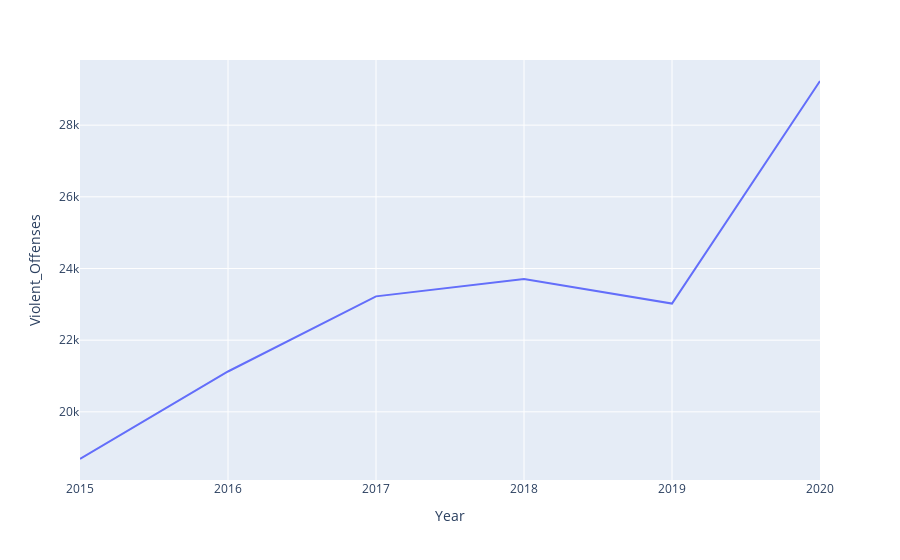

Notebook cell for this chart:
### Code cell
# Violent crimes harris county over 5 years
fig = px.line(harris_df, x="Year" , y="Violent_Offenses")
fig.show()

### Figure 1 — Plotly figure (JSON) as saved in the notebook; plotly's stock layout.template omitted (floating-point values rounded to 4 significant figures)
{"data": [{"hovertemplate": "Year=%{x}<br>Violent_Offenses=%{y}<extra></extra>", "legendgroup": "", "line": {"color": "#636efa", "dash": "solid"}, "marker": {"symbol": "circle"}, "mode": "lines", "name": "", "orientation": "v", "showlegend": false, "type": "scatter", "x": [2015, 2016, 2017, 2018, 2019, 2020], "xaxis": "x", "y": [18684, 21126, 23222, 23709, 23021, 29232], "yaxis": "y"}], "layout": {"legend": {"tracegroupgap": 0}, "margin": {"t": 60}, "xaxis": {"anchor": "y", "domain": [0, 1], "title": {"text": "Year"}}, "yaxis": {"anchor": "x", "domain": [0, 1], "title": {"text": "Violent_Offenses"}}}}
